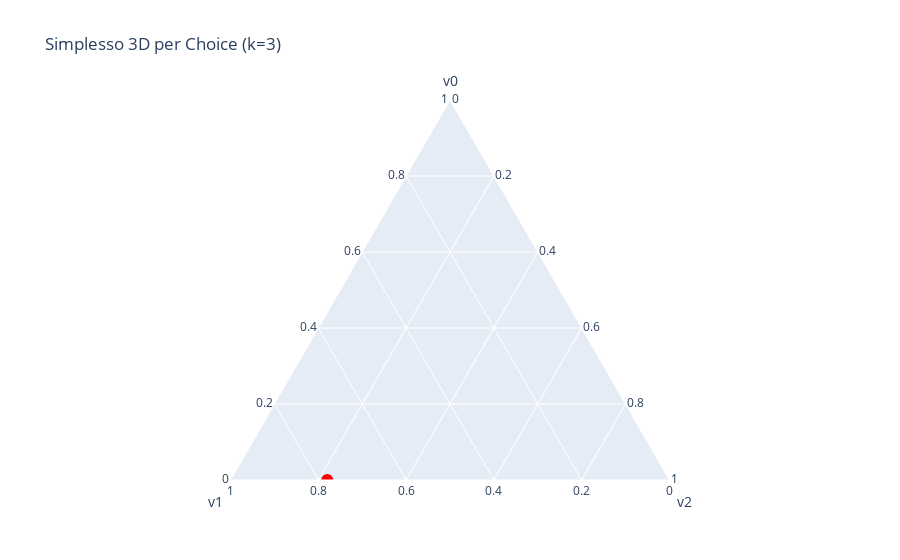

Source (notebook cell):
### Markdown cell above
# Simplex Plot

### Code cell
import plotly.graph_objects as go
best_position_choice = np.append(0, best_position_choice)  # Aggiungi lo 0 iniziale (v0 = 0)
best_position_choice = best_position_choice / best_position_choice.sum()  # Normalizza

# Vertici del simplesso 3D
vertices = np.array([
    [1, 0, 0],
    [0, 1, 0],
    [0, 0, 1]
])

# Plot ternario
fig = go.Figure(go.Scatterternary({
    'mode': 'markers',
    'a': [best_position_choice[0]],
    'b': [best_position_choice[1]],
    'c': [best_position_choice[2]],
    'marker': {'color': 'red', 'size': 12},
    'name': 'Posizione Ottimale'
}))

fig.update_layout({
    'title': 'Simplesso 3D per Choice (k=3)',
    'ternary': {
        'sum': 1,
        'aaxis': {'title': 'v0'},
        'baxis': {'title': 'v1'},
        'caxis': {'title': 'v2'}
    }
})

fig.show()

### Figure 1 — Plotly figure (JSON) as saved in the notebook; plotly's stock layout.template omitted (floating-point values rounded to 4 significant figures)
{"data": [{"a": [0], "b": [0.7798], "c": [0.2202], "marker": {"color": "red", "size": 12}, "mode": "markers", "name": "Posizione Ottimale", "type": "scatterternary"}], "layout": {"ternary": {"aaxis": {"title": {"text": "v0"}}, "baxis": {"title": {"text": "v1"}}, "caxis": {"title": {"text": "v2"}}, "sum": 1}, "title": {"text": "Simplesso 3D per Choice (k=3)"}}}
